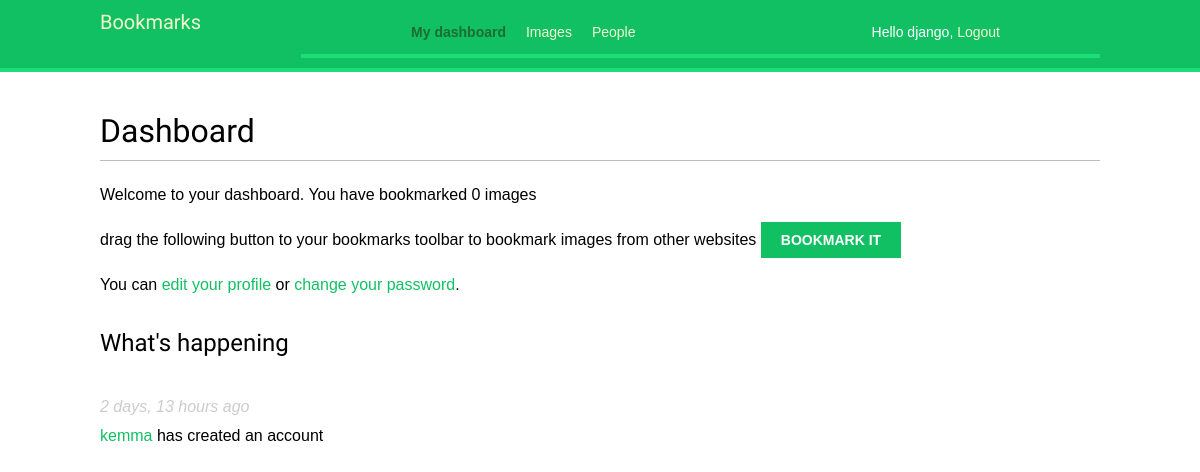
Page /account/dashboard/ (signed in) on the committed database.
### actions/models.py (models this page shows)
class Action(models.Model):
    user = models.ForeignKey('auth.User',
                             related_name='actions',
                             db_index=True,
                             on_delete=models.CASCADE)
    verb = models.CharField(max_length=255)
    target_ct = models.ForeignKey(ContentType,
                                  blank=True,
                                  null=True,
                                  related_name='target_object',
                                  on_delete=models.CASCADE,
                                  db_index=True)
    target_id = models.PositiveIntegerField(null=True,
                                            blank=True)
    target = GenericForeignKey('target_ct', 'target_id')
    created = models.DateTimeField(auto_now_add=True,
                                   db_index=True)
    class Meta:
        ordering = ('-created',)

### account/views.py (the view)
# urls.py: path('dashboard/', views.dashboard, name='dashboard'),
@login_required
def dashboard(request):
    actions = Action.objects.exclude(user=request.user)
    following_ids = request.user.following.values_list('id',
                                                       flat=True)
    if following_ids:
        actions = actions.filter(user_id__in=following_ids)
    actions = actions.select_related('user', 'user__profile').prefetch_related('target')[:10]
    return render(request,
                  'account/dashboard.html',
                  {'section': 'dashboard',
                   'actions': actions})

### account/templates/account/dashboard.html (shortened to what this page needs)
{% extends 'base.html' %}
{% block content %}
    <h1>Dashboard</h1>
    {% with total_images_created=request.user.images_created.count%}
        <p>Welcome to your dashboard. You have bookmarked
            {{ total_images_created }} image{{ total_images_created|pluralize}}
        </p>
    {% endwith %}
    <p>drag the following button to your bookmarks toolbar to bookmark images from other
    websites
        <a href="javascript:{% include 'bookmarklet_launcher.js' %}" class="button">
           Bookmark it
        </a>
    </p>
    <p>You can <a href="{% url 'edit' %}">edit your profile</a>
        or <a href="{% url 'password_change' %}">change your password</a>.</p>
      <h2>What's happening</h2>
      <div id="action-list">
        {% for action in actions %}
          {% include "actions/action/detail.html" %}
        {% endfor %}
      </div>
{% endblock %}

### account/templates/base.html (shortened to what this page needs)
{% load static %}
<!DOCTYPE html>
<html lang="en">
<head>
    <link rel="stylesheet" href="{% static 'css/base.css' %}">
</head>
<body>
    <div id="header">
        <span class="logo"> Bookmarks </span>
        <div id="header">
            {% if request.user.is_authenticated %}
                <ul class="menu">
                    <li {% if section == "dashboard" %} class="selected" {% endif %}>
                        <a href=" {% url 'dashboard' %}">My dashboard</a>
                    </li>
                    <li  {% if section == "images" %} class="selected"  {% endif %}>
                        <a href="{% url 'images:list' %}">Images</a>
                    </li>
                    <li {% if section == "people" %} class="selected"  {% endif %}>
                        <a href="{% url 'user_list' %}">People</a>
                    </li>
                </ul>
            {% endif %}
            <span class="user">
                {% if request.user.is_authenticated %}
                  Hello {{ request.user.first_name }},
                  <a href="{% url 'logout' %}">Logout</a>
                {% else %}
                  <a href="{% url 'login' %}">Log-in</a>
                {% endif %}
            </span>
        </div>
    </div>
    <div id="content">
        {% block content %}
        {% endblock %}
    </div>
</body>
</html>

### actions/templates/actions/action/detail.html (shortened to what this page needs)
    {% with user=action.user profile=action.user.profile %}
        <div class="action">
            <div class="info">
                <p>
                    <span class="date">{{ action.created|timesince }} ago</span>
                    <br />
                    <a href="{{ user.get_absolute_url }}">
                        {{ user.first_name }}
                    </a>
                    {{ action.verb }}
                </p>
            </div>
        </div>
    {% endwith %}

### account/static/css/base.css (style rules this page uses)
body { margin:0; padding:0; font-family:helvetica, sans-serif; }
p { line-height: 1.8; }
a { color:#12c064; text-decoration:none; }
h1, h2, h3, h4, h5 , h6 { font-family: 'Muli', sans-serif; font-weight:normal; }
h1 { border-bottom:1px solid #bbb; padding:0 0 10px 0; margin:10px 0 20px 0; }
h2 { margin:30px 0 20px; }
#header { padding:10px 100px; font-size:14px; background:#12c064; color:#fff; border-bottom:4px solid #1cdf78; overflow:auto; }
#header .logo { font-family: 'Muli', sans-serif; float:left; color:#f3f7cc; font-size:20px; margin-right:10%; }
#header ul.menu { list-style:none; float:left; margin:0; padding:0; }
#header ul.menu li { float:left; padding:4px 10px; }
#header ul.menu li.selected a, #header ul.menu li.selected a:hover { color:#1b6d32; font-weight:bold; }
#header a { color:#f3f7cc; }
#header .user { float:right; padding-top:4px; }
#content { padding:30px 100px; }
input[type=submit], a.button { font-weight:bold; background:#12c064; color:#fff; padding:10px 20px; font-size:14px; text-transform:uppercase; }
.action { clear:both; overflow:auto; }
.action .date { font-style:italic; color:#ccc; }

### rows in the picture
Action: created "2 days, 13 hours", user.first_name "kemma", verb "has created an account"

### other values in the picture
{{ request.user.first_name }} "django"
{{ total_images_created }} "0"
